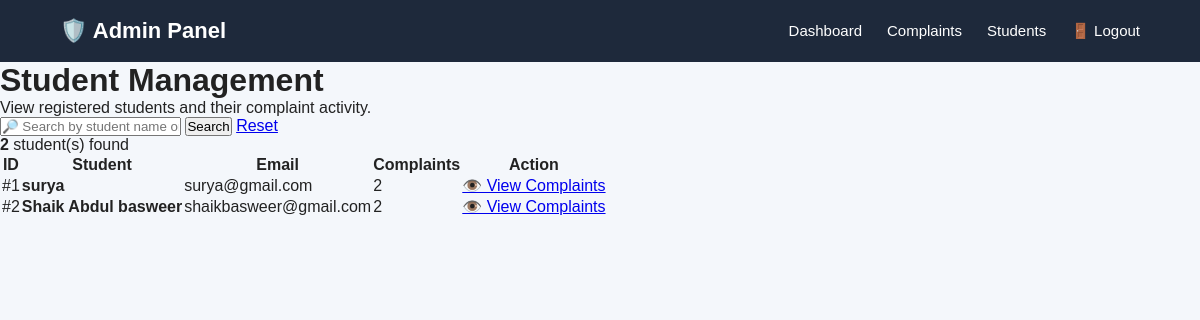
Page /admin-students (signed in) on the committed database.
### tables this page shows
CREATE TABLE users (
            id INTEGER PRIMARY KEY AUTOINCREMENT,
            name TEXT NOT NULL,
            email TEXT UNIQUE NOT NULL,
            password TEXT NOT NULL
        );

### app.py (the view, shortened to what this page needs)
@app.route("/admin-students")
def admin_students():
    if not session.get("admin"):
        return redirect("/admin-login")
    search = request.args.get("search", "").strip()
    connection = get_database_connection()
    query = """
        SELECT
            users.id,
            users.name,
            users.email,
            COUNT(complaints.id) AS complaint_count
        FROM users
        LEFT JOIN complaints
        ON users.id = complaints.user_id
    """
    parameters = []
    query += """
        GROUP BY
            users.id,
            users.name,
            users.email

        ORDER BY
            users.id ASC
    """
    students = connection.execute(
        query,
        parameters
    ).fetchall()
    connection.close()
    return render_template(
        "admin_students.html",
        students=students,
        search=search
    )

### app.py (called while the page is built)
def get_database_connection():
    connection = sqlite3.connect("database.db")
    connection.row_factory = sqlite3.Row
    return connection

@app.after_request
def add_no_cache(response):
    response.headers["Cache-Control"] = (
        "no-store, no-cache, must-revalidate, max-age=0"
    )
    response.headers["Pragma"] = "no-cache"
    response.headers["Expires"] = "0"
    return response

### templates/admin_students.html (shortened to what this page needs)
<!DOCTYPE html>
<html lang="en">
<head>
    <link rel="stylesheet"
          href="{{ url_for('static', filename='style.css') }}">
</head>
<body>
    <nav class="navbar">
        <div class="logo">
            🛡️ Admin Panel
        </div>
        <div class="nav-links">
            <a href="/admin-dashboard">
                Dashboard
            </a>
            <a href="/admin-complaints">
                Complaints
            </a>
            <a href="/admin-students"
               class="active">
                Students
            </a>
            <a href="/admin-logout"
               class="logout-btn">
                🚪 Logout
            </a>
        </div>
    </nav>
    <main class="dashboard-container">
        <div class="dashboard-header">
            <h1>
                Student Management
            </h1>
            <p>
                View registered students and their complaint activity.
            </p>
        </div>
        <div class="student-management-filter">
            <form method="GET"
                  action="/admin-students"
                  class="student-management-search">
                <input
                    type="text"
                    name="search"
                    value="{{ search }}"
                    placeholder="🔎 Search by student name or email"
                >
                <button type="submit">
                    Search
                </button>
                <a href="/admin-students">
                    Reset
                </a>
            </form>
        </div>
        <div class="student-management-count">
            <strong>
                {{ students|length }}
            </strong>
            student(s) found
        </div>
        {% if students %}
            <div class="student-table-wrapper">
                <table class="student-table">
                    <thead>
                        <tr>
                            <th>
                                ID
                            </th>
                            <th>
                                Student
                            </th>
                            <th>
                                Email
                            </th>
                            <th>
                                Complaints
                            </th>
                            <th>
                                Action
                            </th>
                        </tr>
                    </thead>
                    <tbody>
                        {% for student in students %}
                        <tr>
                            <td data-label="ID">
                                #{{ student['id'] }}
                            </td>
                            <td data-label="Student">
                                <div class="student-name">
    <strong>
        {{ student['name'] }}
    </strong>
</div>
                            </td>
                            <td data-label="Email">
                                {{ student['email'] }}
                            </td>
                            <td data-label="Complaints">
                                <span class="complaint-count">
                                    {{ student['complaint_count'] }}
                                </span>
                            </td>
                            <td data-label="Action">
                                <a
                                    href="/admin-complaints?search={{ student['name'] }}"
                                    class="view-complaints-btn"
                                >
                                    👁️ View Complaints
                                </a>
                            </td>
                        </tr>
                        {% endfor %}
                    </tbody>
                </table>
            </div>
        {% endif %}
    </main>
</body>
</html>

### static/style.css (style rules this page uses)
* { margin: 0; padding: 0; box-sizing: border-box; }
body { font-family: Arial, sans-serif; background: #f4f7fb; color: #222; }
.navbar { background: #1e293b; color: white; padding: 18px 60px; display: flex; justify-content: space-between; align-items: center; }
.logo { font-size: 22px; font-weight: bold; }
.nav-links { display: flex; gap: 25px; }
.nav-links a { color: white; text-decoration: none; font-size: 15px; }

### rows in the picture
users: id "1", name "surya", email "surya@gmail.com", complaint_count "2"
users: id "2", name "Shaik Abdul basweer", email "shaikbasweer@gmail.com", complaint_count "2"

### other values in the picture
{{ students|length }} "2"
